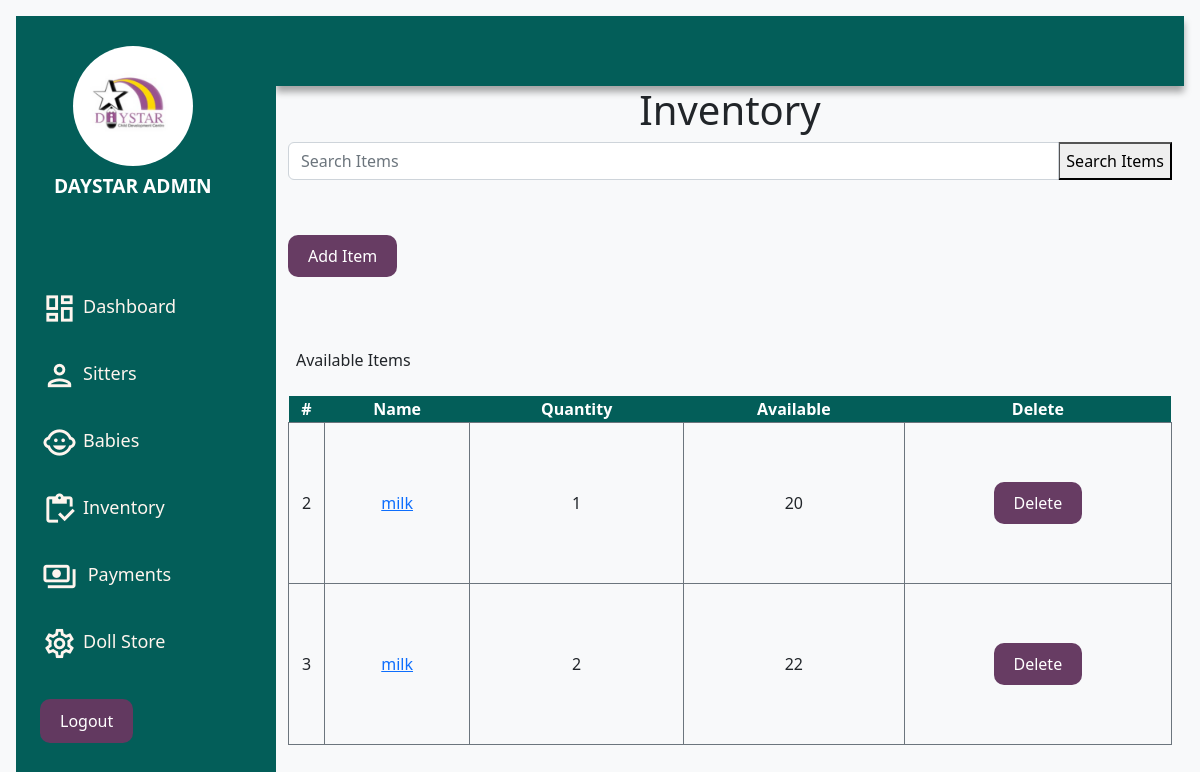
The app's page /inventory/ (signed in), older data.
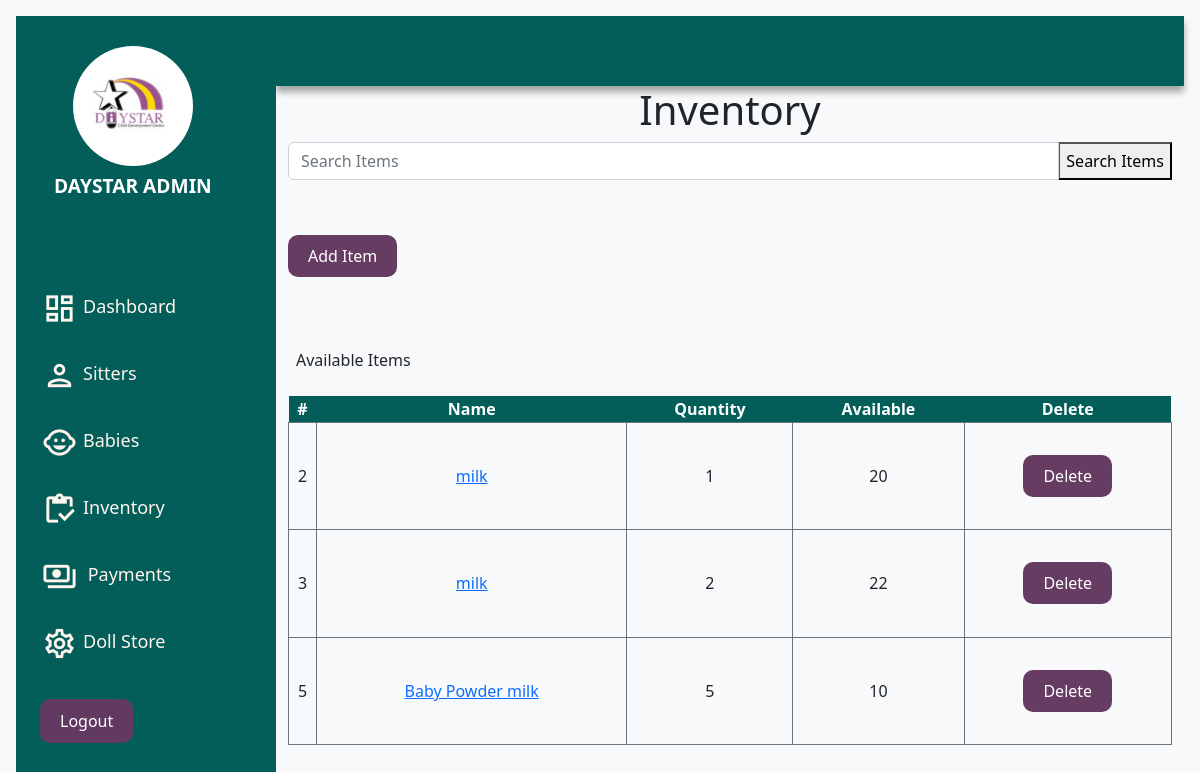
The same page, newer data.
### application/models.py (models this page shows)
class Item(models.Model):
    item_name = models.CharField(max_length=100)
    quantity = models.IntegerField()
    current_stock =models.CharField(max_length=50)

### application/views.py (the view, shortened to what this page needs)
# urls.py: path('inventory/', views.inventory, name='inventory'),
@login_required
def inventory(request):
    items = Item.objects.all()
    context = {
        'items': items
    }
    template = loader.get_template('application/inventory.html')
    return HttpResponse(template.render(context, request))

### application/templates/application/inventory.html (shortened to what this page needs)
{% extends "application/base.html" %}
{% block content %}
<div class="content">
    <div class="container-fluid">
        <h1 class="text-center">Inventory</h1>
        <div class="input-group mb-3">
            <input type="text" class="form-control" placeholder="Search Items">
            <button>Search Items</button>
        </div>
        <br><br>
        <a href="/inventory/add" class="button"> Add Item</a>
        <br><br>
        <br>  <br>
        <p class="p-2 text-lg">Available Items</p>
        <table class="w-100 h-50  text-center">
            <thead class="thead text-white">
                <tr>
                    <th>#</th>
                    <th>Name</th>
                    <th>Quantity</th>
                    <th>Available</th>
                    <th>Delete</th>
                </tr>
            </thead>
            <tbody class="text-dark">
                {% for item in items %}
                <tr class="border border-secondary">
                    <td class=" border border-secondary">{{ item.id }}</td>
                    <td class=" border border-secondary"><a class="text-blue-500" href="/inventory/view/{{ iitem.id}}"> {{ item.item_name }}</a></td>
                    <td class=" border border-secondary">{{ item.quantity }}</td>
                    <td class=" border border-secondary">{{ item.current_stock }}</td>
                    <td class=" border border-secondary"><a class="button" href="/inventory/delete/{{ item.id }}">Delete</a></td>
                {% endfor %}
            </tbody>
        </table>
    </div>
</div>
{% endblock  %}

Row changes from the older to the newer data that the page shows:
added Item: id "5", item_name "Baby Powder milk", quantity "5", current_stock "10"
